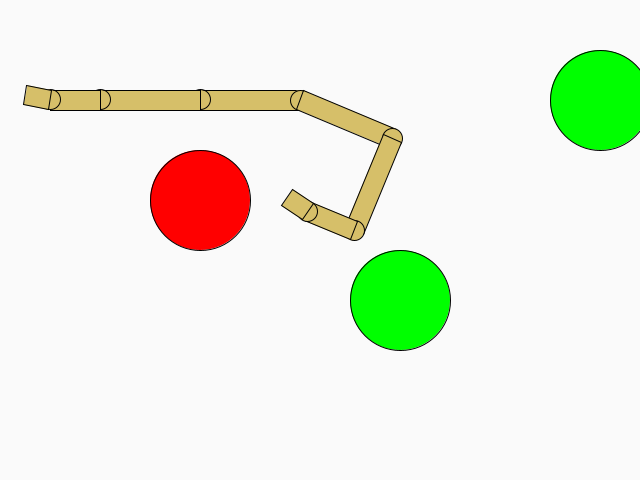
Frame 1 (no input)
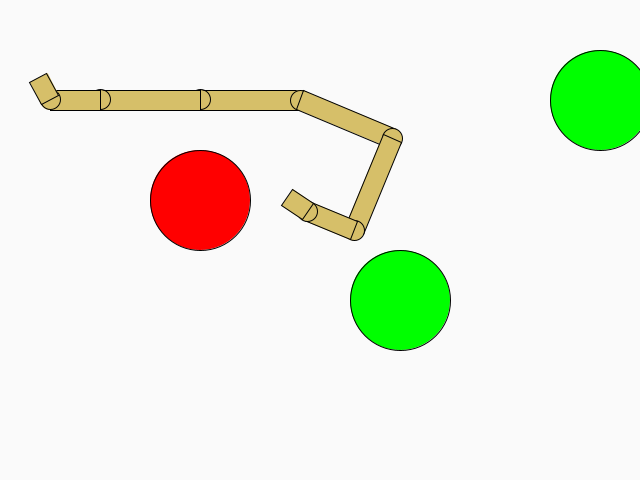
Frame 60 (the mouse pressed at the canvas centre just before this capture)
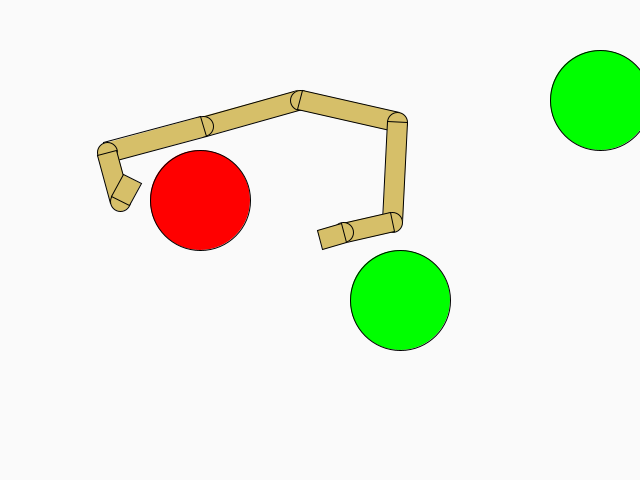
Frame 120 (the mouse held since frame 60 and released just before this capture)

The Processing sketch that drew these frames (run headless with seeded random() and noise(); from frame 60 on, the mouse is pressed at the canvas centre):

// Processing sketch: Proj3_b_2d
// ── Proj3_b_2d.pde
//Inverse Kinematics
//CSCI 5611 IK [Solution]
// Stephen J. Guy <sjguy@umn.edu>

String windowTitle = "Project 3 Part b 2D Version";
Arm[] arms = new Arm[2];
float[] humanLen = {100f,100f,50f,25f};
//float[] startAngles = {0.3,0.3,0.3,0.3};
float[] accelerations = {0.05,0.05,0.1,0.2};

float[] maxAnglesR = {PI/8,PI/2,PI/2,0};
float[] minAnglesR = {0,0,0,0};

float[] maxAnglesL = {PI,0,0,0};
float[] minAnglesL = {-PI/8 + PI, -PI/2,-PI/2,0};

boolean[] angleB = {true,true,true,false};


Vec2[] center = {new Vec2(200,200),new Vec2(400,300),new Vec2(600,100)};
float[] rads = {50,50,50};


void setup(){
  size(640,480);
  surface.setTitle(windowTitle);
  arms[0]= new Arm(5);
  arms[0].setRootPosition(new Vec2(300.0f,100.0f));
  arms[0].setLens(humanLen);
  arms[0].setAngles(maxAnglesL,maxAnglesL,minAnglesL, angleB);
  arms[0].setAccs(accelerations);
  //arms[0].disableLimits();
  arms[1] = new Arm(5);
  arms[1].setRootPosition(new Vec2(300.0,100.0f));
  arms[1].setLens(humanLen);
  arms[1].setAngles(maxAnglesR,maxAnglesR,minAnglesR,angleB);
  arms[1].setAccs(accelerations);
}




void draw(){
     // noStroke();
  background(250,250,250);
  fill(214,191,105);
  //fill(200,0,180);
  for(int i = 0; i < arms.length; i ++){
    arms[i].fk();
    arms[i].solve();
    arms[i].drawArm();
  }
  for(int i = 0; i < center.length; i ++){
     if(i == 0) fill(255,0,0);
     else fill (0,255,0);
      ellipse(center[i].x,center[i].y,2*rads[i],2*rads[i]);
  }

}

void keyPressed(){
  if(keyCode == UP) center[0].y -= 5;
  if(keyCode == DOWN) center[0].y += 5;
    if(keyCode == LEFT) center[0].x-= 5;
  if(keyCode == RIGHT) center[0].x+= 5;
  
}

// ── Arm.pde
class Arm{
 
  
  //Root
  //Vec2 root = new Vec2(0,0);
  float armW = 20;
  int numJoints = 3;
  float[] lens;
  float[] angles;
  float[] accs;
  float[] maxA;
  float[] minA;
  boolean[] angleBound;
  float[] radiis;
  //Upper Arm
  //float l0 = 100; 
  //float a0 = 0.3; //Shoulder joint
  
  //Lower Arm
  //float l1 = 75;
  //float a1 = 0.3; //Elbow joint
  
  //Hand
  //float l2 = 25;
  //float a2 = 0.3; //Wrist joint
  
  //float acc0 = 0.005;
  //float acc1 = 0.01;
  //float acc2 = 0.02;
  
  
  //Vec2 start_l1,start_l2,endPoint;

  Vec2[] jointPos;
  
  
 
  Arm(int nj){
    numJoints = nj;
    lens = new float[numJoints];
    angles = new float[numJoints];
    maxA = new float[numJoints];
    minA = new float[numJoints];
    angleBound = new boolean[numJoints];
    accs = new float[numJoints];
    jointPos = new Vec2[numJoints];
    radiis = rads.clone();
    for(int i = 0; i < radiis.length; i ++){
     radiis[i] += armW; 
      
    }
  }
  
  public void setLens(float[] ls){
    lens = ls.clone();
  }
  
  public void setAngles(float[] agls, float[] maxAng, float[] minAng, boolean[] ab){
    angles = agls.clone();
    maxA = maxAng.clone();
    minA = minAng.clone();
    angleBound = ab.clone();
    //fk();
  }
 
  public void setAccs(float[] acs){
   accs = acs.clone(); 
  }
 
  public void setRootPosition(Vec2 newPos){
    jointPos[0] = newPos;
  }
 
 public void disableLimits(){
   for(int i = 0; i < angleBound.length; i++){
     angleBound[i] = false;
   }
 }
   
  public void fk(){
    for (int i = 1; i < numJoints; i ++){
      // 0 is root
      float globalAngle = 0;
      for(int j = 0; j < i; j ++){
        globalAngle += angles[j];
      }
      Vec2 dir = new Vec2(cos(globalAngle) * lens[i-1] , sin(globalAngle) * lens[i-1]);
      
      // collision
      Vec2 startPoint = jointPos[i-1];
      hitInfo hit = rayCircleListIntersect(center,radiis ,center.length,startPoint, dir, 1.0);
      if(hit.hit){
       // we need to caculate the delta angle
       Vec2 currDir = dir.normalized();
       Vec2 dirTCenter = hit.ct.minus(startPoint);
       
       float distTCenter = dirTCenter.length();
       float safeDist = hit.radi;
       float safeToCenter = asin(safeDist/distTCenter) ;
       
       
       
       dirTCenter = dirTCenter.normalized();
       float dotProd = dot(currDir,dirTCenter);
       dotProd = clamp(dotProd,-1,1);
       float armToCenter = acos(dotProd);
       
       float deltaAngles = armToCenter - safeToCenter;
       
       
       if(cross(currDir,dirTCenter) > 0){
         
         angles[i-1] += deltaAngles;
         globalAngle += deltaAngles;
         
       }
       else{
         angles[i-1] -= deltaAngles;
         globalAngle -= deltaAngles;
         
       }
       
       dir = new Vec2(cos(globalAngle) * lens[i-1] , sin(globalAngle) * lens[i-1]);
      }
      jointPos[i] = dir.plus(jointPos[i-1]); 
      // solve collision here?
      
    }
    //  start_l1 = new Vec2(cos(a0)*l0,sin(a0)*l0).plus(root);
    //start_l2 = new Vec2(cos(a0+a1)*l1,sin(a0+a1)*l1).plus(start_l1);
    //endPoint = new Vec2(cos(a0+a1+a2)*l2,sin(a0+a1+a2)*l2).plus(start_l2);
  }
  
  
  public void solve(){
    Vec2 goal = new Vec2(mouseX, mouseY);
    
    Vec2 startToGoal, startToEndEffector;
    float dotProd, angleDiff;
    
    for(int i = numJoints - 2; i >= 0; i --){
      startToGoal = goal.minus(jointPos[i]);
      startToEndEffector = jointPos[numJoints-1].minus(jointPos[i]);
      dotProd = dot(startToGoal.normalized(),startToEndEffector.normalized());
      dotProd = clamp(dotProd,-1,1);
      angleDiff = acos(dotProd);
      if(angleDiff > accs[i]) angleDiff = accs[i];
      if (cross(startToGoal,startToEndEffector) < 0){
        angles[i] += angleDiff;
        //if(angleBound[i]){
          
        //}
        //if(a2 > PI/2) a2 = PI/2;
      }
      else{
        angles[i] -= angleDiff;

      }
      if(angleBound[i]){
          angles[i] = clamp(angles[i],minA[i],maxA[i]);
      }

      
      
      fk();
    }
    for(int i = 0; i < angles.length ; i++){
      
     print(angles[i] + " ") ;
    }
    println();
    
    /*
    
    //Update wrist joint
    startToGoal = goal.minus(start_l2);
    startToEndEffector = endPoint.minus(start_l2);
    dotProd = dot(startToGoal.normalized(),startToEndEffector.normalized());
    dotProd = clamp(dotProd,-1,1);
    angleDiff = acos(dotProd);
    if(angleDiff > acc2) angleDiff = acc2;
    if (cross(startToGoal,startToEndEffector) < 0){
      a2 += angleDiff;
      if(a2 > PI/2) a2 = PI/2;
    }
    else{
      a2 -= angleDiff;
      if(a2 < -PI/2) a2 = -PI/2;
    }
    fk(); //Update link positions with fk (e.g. end effector changed)
    
    
    //Update elbow joint
    startToGoal = goal.minus(start_l1);
    startToEndEffector = endPoint.minus(start_l1);
    dotProd = dot(startToGoal.normalized(),startToEndEffector.normalized());
    dotProd = clamp(dotProd,-1,1);
    angleDiff = acos(dotProd);
    if(angleDiff > acc1) angleDiff = acc1;
    if (cross(startToGoal,startToEndEffector) < 0)
      a1 += angleDiff;
    else
      a1 -= angleDiff;
    fk(); //Update link positions with fk (e.g. end effector changed)
    
    
    //Update shoulder joint
    startToGoal = goal.minus(root);
    if (startToGoal.length() < .0001) return;
    startToEndEffector = endPoint.minus(root);
    dotProd = dot(startToGoal.normalized(),startToEndEffector.normalized());
    dotProd = clamp(dotProd,-1,1);
    angleDiff = acos(dotProd);
    if(angleDiff > acc0) angleDiff = acc0;
    if (cross(startToGoal,startToEndEffector) < 0){
      a0 += angleDiff;
      if(a0 > PI/2) a0 = PI/2;
    }
    else{
      a0 -= angleDiff;
      if(a0 < 0) a0 = 0;
    }
    fk(); //Update link positions with fk (e.g. end effector changed)
   
    println("Angle 0:",a0,"Angle 1:",a1,"Angle 2:",a2);
    */
  }
  
  
  public void drawArm(){
    for(int i = 0; i < numJoints - 1; i++){
      pushMatrix();
      translate(jointPos[i].x,jointPos[i].y);
      circle(0,0,armW);
      float totalRotation = 0;
      for(int j = 0; j <= i; j ++){
       totalRotation += angles[j]; 
      }
      rotate(totalRotation);
      rect(0, -armW/2, lens[i], armW);
      popMatrix();

    }
    
    
    
    /*
    pushMatrix();
    translate(root.x,root.y);
    rotate(a0);
    rect(0, -armW/2, l0, armW);
    popMatrix();
    
    pushMatrix();
    translate(start_l1.x,start_l1.y);
      circle(0,0,armW);
    rotate(a0+a1);
    rect(0, -armW/2, l1, armW);
    popMatrix();
    
    pushMatrix();
    translate(start_l2.x,start_l2.y);
    //noStroke();
    circle(0,0,armW);
    rotate(a0+a1+a2);
  
    rect(0, -armW/2, l2, armW);
    popMatrix();
    */
  }
  
}

// ── CollisionLib.pde

/////////
// Point Intersection Tests
/////////

// Name: Wenjie Zhang
// ID: 5677291



//Returns true iff the point, pointPos, is inside the box defined by boxTopLeft, boxW, and boxH
boolean pointInBox(Vec2 boxTopLeft, float boxW, float boxH, Vec2 pointPos){
  Vec2 deltaBtw = pointPos.minus(boxTopLeft);
  if(deltaBtw.x < boxW && deltaBtw.x > 0 
    && deltaBtw.y < boxH && deltaBtw.y > 0)
    return true;
  return false;
}

//Returns true iff the point, pointPos, is inside a circle defined by center and radius r
// If eps is non-zero, count the point as "inside" the circle if the point is outside, but within the distance eps of the edge
boolean pointInCircle(Vec2 center, float r, Vec2 pointPos, float eps){
  if(pointPos.distanceTo(center) -  r <  eps)  return true;
  return false;
}

//Returns true if the point is inside any of the circles defined by the list of centers,"centers", and corisponding radii, "radii".
// As above, count point within "eps" of the circle as inside the circle
//Only check the first "numObstacles" circles.
boolean pointInCircleList(Vec2[] centers, float[] radii, int numObstacles, Vec2 pointPos, float eps){
  for(int i = 0; i < numObstacles; i++){
    if(pointInCircle(centers[i],radii[i],pointPos,eps)) return true;
  }
  return false;
}


/////////
// Ray Intersection Tests
/////////

//This struct is used for ray-obstaclce intersection.
//It store both if there is a collision, and how far away it is (int terms of distance allong the ray)
class hitInfo{
  public boolean hit = false;
  public float t = 9999999;
  public Vec2 ct = new Vec2(0,0);
  public float radi = 0;
}

//Constuct a hitInfo that records if and when the ray starting at "ray_start" and going in the direction "ray_dir"
// hits the circle centered at "center", with a radius "radius".
//If the collision is further away than "max_t" don't count it as a collision.
//You may assume that "ray_dir" is always normalized
hitInfo rayCircleIntersect(Vec2 center, float radius, Vec2 ray_start, Vec2 ray_dir, float max_t){
  hitInfo hit = new hitInfo();
  float time = rayCircleIntersectTime(center,radius,ray_start,ray_dir);
  if(time > 0 &&  time <= max_t){
    hit.hit = true;
    hit.t = time;
    hit.ct = center;
    hit.radi = radius;
  }
  return hit;
}

//Constuct a hitInfo that records if and when the ray starting at "ray_start" and going in the direction "ray_dir"
// hits any of the circles defined by the list of centers,"centers", and corisponding radii, "radii"
//If the collision is further away than "max_t" don't count it as a collision.
//You may assume that "ray_dir" is always normalized
//Only check the first "numObstacles" circles.
hitInfo rayCircleListIntersect(Vec2[] centers, float[] radii, int numObstacles, Vec2 l_start, Vec2 l_dir, float max_t){
  hitInfo hit = new hitInfo();
  for(int i = 0; i < numObstacles; i++){
   hitInfo curr_hit = rayCircleIntersect(centers[i],radii[i],l_start,l_dir,max_t );
   if(curr_hit.hit && curr_hit.t <= hit.t){
     hit = curr_hit;
   }
    
  }
  return hit;
}


float rayCircleIntersectTime(Vec2 center, float r, Vec2 l_start, Vec2 l_dir){
 
  //Compute displacement vector pointing from the start of the line segment to the center of the circle
  Vec2 toCircle = center.minus(l_start);
 
  //Solve quadratic equation for intersection point (in terms of l_dir and toCircle)
  float a = l_dir.lengthSqr();
  float b = -2*dot(l_dir,toCircle); //-2*dot(l_dir,toCircle)
  float c = toCircle.lengthSqr() - (r*r); //different of squared distances
 
  float d = b*b - 4*a*c; //discriminant
 
  if (d >=0 ){
    //If d is positive we know the line is colliding
    float t = (-b - sqrt(d))/(2*a); //Optimization: we typically only need the first collision!
    if (t >= 0) return t;
    return -1;
  }
 
  return -1; //We are not colliding, so there is no good t to return
}

// ── Vec2.pde
//Vector Library
//CSCI 5611 Vector 2 Library [Example]
// Stephen J. Guy <sjguy@umn.edu>

public class Vec2 {
  public float x, y;
  
  public Vec2(float x, float y){
    this.x = x;
    this.y = y;
  }
  
  public String toString(){
    return "(" + x+ "," + y +")";
  }
  
  public float length(){
    return sqrt(x*x+y*y);
  }
  
  public float lengthSqr(){
    return x*x+y*y;
  }
  
  public Vec2 plus(Vec2 rhs){
    return new Vec2(x+rhs.x, y+rhs.y);
  }
  
  public void add(Vec2 rhs){
    x += rhs.x;
    y += rhs.y;
  }
  
  public Vec2 minus(Vec2 rhs){
    return new Vec2(x-rhs.x, y-rhs.y);
  }
  
  public void subtract(Vec2 rhs){
    x -= rhs.x;
    y -= rhs.y;
  }
  
  public Vec2 times(float rhs){
    return new Vec2(x*rhs, y*rhs);
  }
  
  public void mul(float rhs){
    x *= rhs;
    y *= rhs;
  }
  
  public void clampToLength(float maxL){
    float magnitude = sqrt(x*x + y*y);
    if (magnitude > maxL){
      x *= maxL/magnitude;
      y *= maxL/magnitude;
    }
  }
  
  public void setToLength(float newL){
    float magnitude = sqrt(x*x + y*y);
    x *= newL/magnitude;
    y *= newL/magnitude;
  }
  
  public void normalize(){
    float magnitude = sqrt(x*x + y*y);
    x /= magnitude;
    y /= magnitude;
  }
  
  public Vec2 normalized(){
    float magnitude = sqrt(x*x + y*y);
    return new Vec2(x/magnitude, y/magnitude);
  }
  
  public float distanceTo(Vec2 rhs){
    float dx = rhs.x - x;
    float dy = rhs.y - y;
    return sqrt(dx*dx + dy*dy);
  }
}

Vec2 interpolate(Vec2 a, Vec2 b, float t){
  return a.plus((b.minus(a)).times(t));
}

float interpolate(float a, float b, float t){
  return a + ((b-a)*t);
}

float dot(Vec2 a, Vec2 b){
  return a.x*b.x + a.y*b.y;
}

float cross(Vec2 a, Vec2 b){
  return a.x*b.y - a.y*b.x;
}


Vec2 projAB(Vec2 a, Vec2 b){
  return b.times(a.x*b.x + a.y*b.y);
}


float clamp(float f, float min, float max){
  if (f < min) return min;
  if (f > max) return max;
  return f;
}
